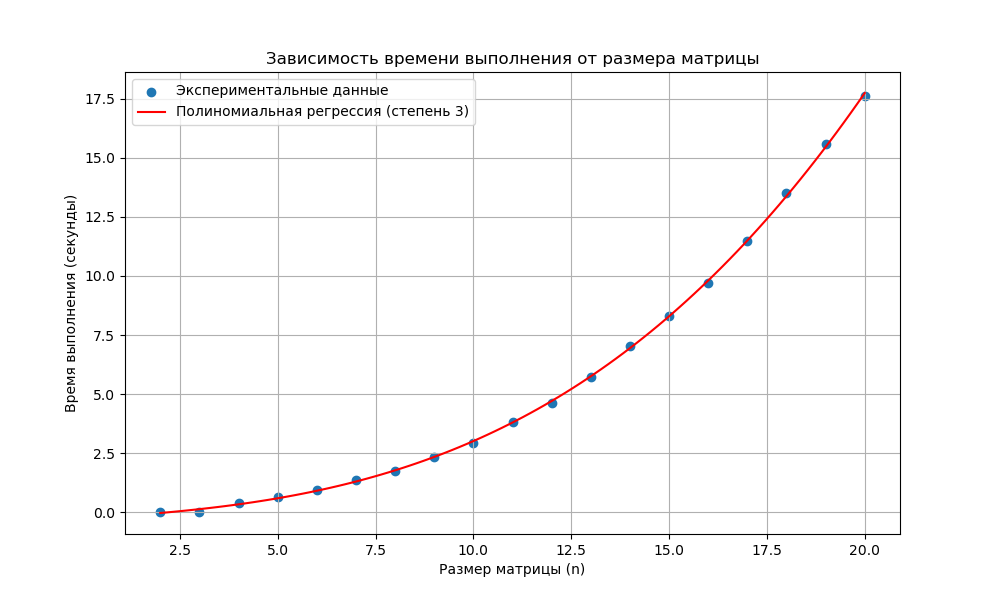

Generate this figure with Python:
import math
import random
import time
import numpy as np
import matplotlib.pyplot as plt

def read_matrix_from_file(file_path):
    matrix = []
    with open(file_path, 'r') as file:
        for line in file:
            row = list(map(float, line.split()))
            matrix.append(row)
    return matrix

def multiply_matrices(A, B):
    rows_A = len(A)
    cols_A = len(A[0])
    rows_B = len(B)
    cols_B = len(B[0])
    
    if cols_A != rows_B:
        raise ValueError("Матрицы не могут быть перемножены.")
    
    result = [[0] * cols_B for _ in range(rows_A)]
    
    for i in range(rows_A):
        for j in range(cols_B):
            result[i][j] = sum(A[i][k] * B[k][j] for k in range(cols_A))
    
    return result

def givens_qr(A):
    m, n = len(A), len(A[0])
    Q = [[float(i == j) for j in range(n)] for i in range(m)]  
    R = [row[:] for row in A]  
    
    for k in range(n):
        for i in range(m-1, k, -1):  
            if abs(R[i][k]) > 1e-15:  
                r = math.sqrt(R[i-1][k]**2 + R[i][k]**2)
                c = R[i-1][k] / r
                s = -R[i][k] / r
                for j in range(k, n):
                    temp1 = c * R[i-1][j] - s * R[i][j]
                    temp2 = s * R[i-1][j] + c * R[i][j]
                    R[i-1][j] = temp1
                    R[i][j] = temp2
                for j in range(m):
                    temp1 = c * Q[j][i-1] - s * Q[j][i]
                    temp2 = s * Q[j][i-1] + c * Q[j][i]
                    Q[j][i-1] = temp1
                    Q[j][i] = temp2
    
    return Q, R

def qr_algorithm(A, epsilon=1e-15, max_iterations=10000):
    n = len(A)
    A_k = [row[:] for row in A]  
    eigenvalues_old = [0] * n
    Q_total = [[float(i == j) for j in range(n)] for i in range(n)]  

    for iteration in range(max_iterations):
        Q, R = givens_qr(A_k)
        A_k = multiply_matrices(R, Q)

        Q_total = multiply_matrices(Q_total, Q)

        eigenvalues_new = [A_k[i][i] for i in range(n)]

        if all(abs(eigenvalues_new[i] - eigenvalues_old[i]) < epsilon for i in range(n)):
            break
        
        eigenvalues_old = eigenvalues_new[:]
    
    eigenvalues = [A_k[i][i] for i in range(n)]
    eigenvectors = [Q_total[i] for i in range(n)]  
    
    return eigenvalues, eigenvectors

def generate_random_matrix(size):
    return [[random.uniform(-10, 10) for _ in range(size)] for _ in range(size)]

def test_performance(max_size):
    sizes = list(range(2, max_size + 1))  
    times = []

    for size in sizes:
        A = generate_random_matrix(size)
        
        start_time = time.time()
        qr_algorithm(A)
        elapsed_time = time.time() - start_time
        
        times.append(elapsed_time)
        print(f"Размер матрицы: {size}, Время выполнения: {elapsed_time:.6f} секунд")

    plt.figure(figsize=(10, 6))

    coeffs = np.polyfit(sizes, times, deg=3) 
    poly_eqn = np.poly1d(coeffs)

    x_fit = np.linspace(min(sizes), max(sizes), 100)
    y_fit = poly_eqn(x_fit)

    plt.scatter(sizes, times, marker='o', label='Экспериментальные данные')
    plt.plot(x_fit, y_fit, color='red', label=f'Полиномиальная регрессия (степень {len(coeffs) - 1})')
    
    plt.title('Зависимость времени выполнения от размера матрицы')
    plt.xlabel('Размер матрицы (n)')
    plt.ylabel('Время выполнения (секунды)')
    plt.grid()
    
    plt.legend()
    plt.show()

    print("Уравнение полинома регрессии:")
    print(poly_eqn)

def main():
    choice = input("Хотите протестировать время работы алгоритма? (да/нет): ").strip().lower()
    
    if choice == 'да':
        max_size = int(input("Введите максимальный размер матрицы для тестирования: "))
        test_performance(max_size)
    else:
        file_path = input("Введите путь к файлу с матрицей: ")

        try:
            A = read_matrix_from_file(file_path)
        except Exception as e:
            print(f"Ошибка при чтении файла: {e}")
            return

        eigenvalues, eigenvectors = qr_algorithm(A)

        print("\nСобственные значения:")
        for val in eigenvalues:
            print(val)

        print("\nСобственные векторы:")
        for vec in eigenvectors:
            print(vec)

if __name__ == "__main__":
    main()
